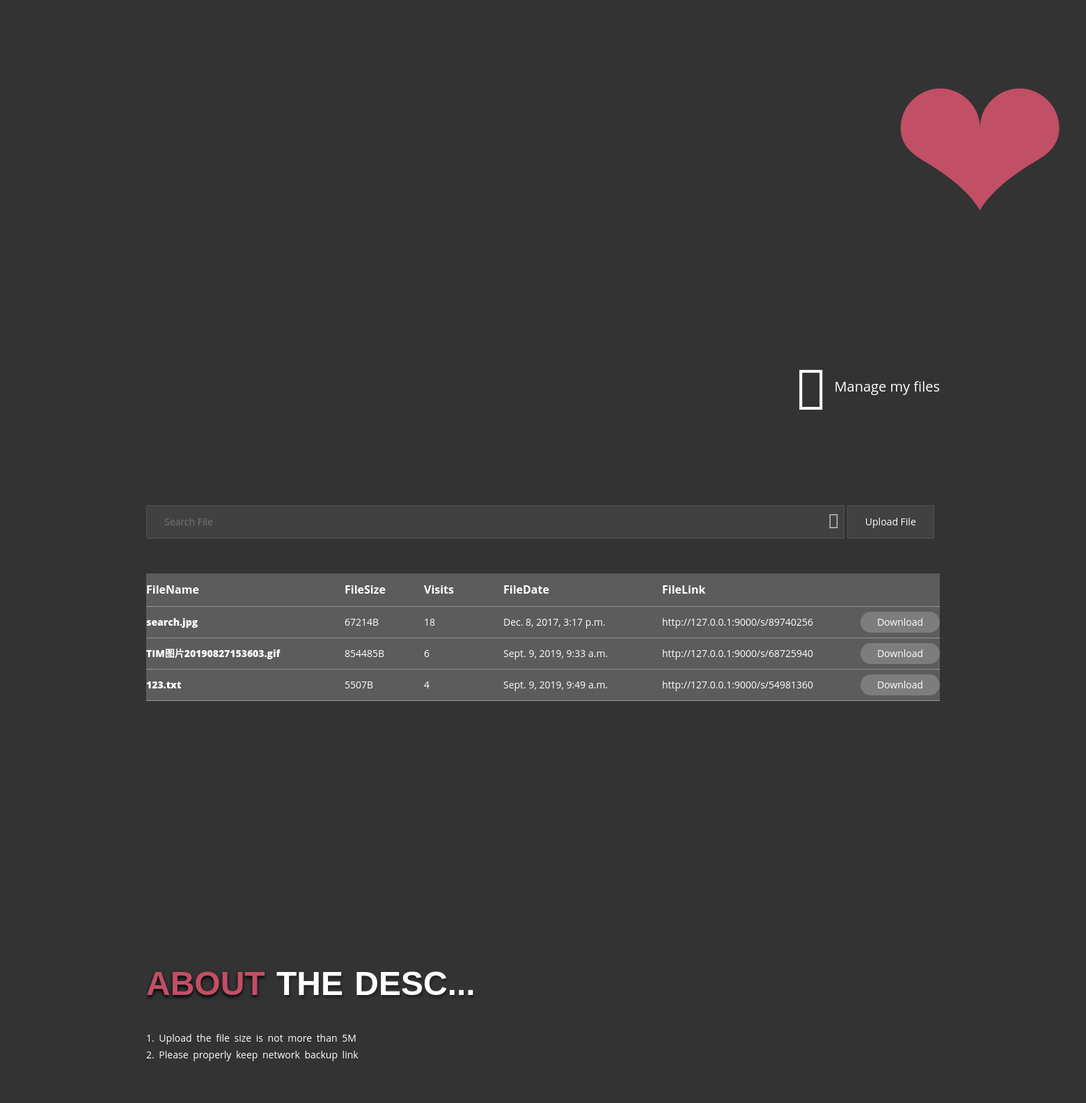
/my/, run on the app's committed database.
### Share/models.py (models this page shows, shortened)
class Upload(models.Model):
    DownloadDocount = models.IntegerField(verbose_name=u"下载次数",default=0)
    code = models.CharField(max_length=8,verbose_name=u"code")
    Datatime = models.DateTimeField(default=datetime.now)
    path = models.CharField(max_length=32,verbose_name=u"下载路径")
    name = models.CharField(max_length=32,verbose_name=u"文件名",default="")
    Filesize = models.CharField(max_length=10,verbose_name=u"文件大小")
    PCIP = models.CharField(max_length=32,verbose_name=u"IP地址",default="")
    class Meta():
        verbose_name="download"
        verbose_name_plural = verbose_name
        db_table = "download"

### Share/views.py (the view)
# urls.py: url(r'^my/$',MyView.as_view(),name="MY")                        # 这里我们添加 MyView,并起名为 MY
class MyView(View):                         # 定义一个MyView用于完成用户管理功能
    def get(self,request):
        IP = request.META['REMOTE_ADDR']    # 获取用户的IP
        u = Upload.objects.filter(PCIP=str(IP))                  # 查找数据
        for i in u :
            i.DownloadDocount +=1           # 访问量+1
            i.save()
        return render(request,'content.html',{"content":u})      # 返回数据给前端

### templates/content.html
{% extends "base.html" %}
{% block content %}
    {% for i in content %}
                    <div class="file-content">
                    <div class="file-name" style="width:25%;">{{ i.name }}</div>
                    <div class="file-size" style="width:10%;">{{ i.Filesize }}B</div>
					<div class="file-date" style="width:10%;">{{ i.DownloadDocount }}</div>
                    <div class="file-date" style="width:20%;">{{ i.Datatime }}</div>
                    <div class="file-link" style="width:35%; padding-right: 80px; text-overflow: ellipsis; overflow: hidden;">
                        <span>
                            http://127.0.0.1:9000/s/{{ i.code}}
                        </span>
                    </div>
                    <a href="/{{ i.path }}" style="color:#FFF;"><button>Download</button></a>
                </div>
    {% endfor %}
{% endblock %}

### templates/base.html (shortened to what this page needs)
<!doctype html>
<html>
    <head>
        <link rel="stylesheet" href="/static/css/bootstrap.min.css" />
        <link rel="stylesheet" href="/static/css/animate.min.css" />
        <link rel="stylesheet" href="/static/css/vegas.min.css" />
        <link rel="stylesheet" href="/static/css/style.css" />
        <link rel="stylesheet" href="/static/css/style2.css" />
        <link rel="stylesheet" href="https://at.alicdn.com/t/font_xtmtjsdjlmc84cxr.css">
        <link rel="stylesheet" href="https://at.alicdn.com/t/font_k8psy17rqdoyldi.css">
</head>
<body>
    <span id="h-animate" class="wow zoomInLeft" data-wow-delay="2s">&#10084;</span>
<header>
    <div class="container">
        <div class="row">
            <div class="col-sm-6">
            </div>
            <div class="col-sm-6">
                <div class="logo-desc wow bounceInRight" data-wow-delay="0.4s">
                 <a href="{% url "MY" %}"> <span class="logo-desc-text" href="/"><i class="iconfont">&#xe619;</i>Manage my files</span></a>
</div>
            </div>
        </div>
    </div>
</header>
<section id="content">
    <div class="container">
        <div class="col-sj-12">
            <div class="up-container wow bounceIn" data-wow-delay="0.9s">
                <form id="search" action="{% url "search" %}" method="get">
                    <div class="input-box">
                        <input id="files-info" name="kw" type="text" onkeydown="if(event.keyCode==13){return false;}" autocomplete="off" placeholder="Search File" />
                        <span class="iconfont search-text-icon">&#xe714;</span>
                    </div>
                </form>
                <form id="form" action="/" method="post" runat="server" enctype="multipart/form-data">
                    <input id="bt" type="button" value="Upload File" />
                </form>
            </div>
            <div class="show-file bounceIn">
                <div class="file-title">
                    <div class="file-name1" style="width:25%;">FileName</div>
                    <div class="file-size" style="width:10%;">FileSize</div>
                    <div class="file-size" style="width:10%;">Visits</div>
                    <div class="file-date" style="width:20%;">FileDate</div>
                    <div class="file-link" style="width:35%;">FileLink</div>
                </div>
                {% block content %}
                {% endblock %}
            </div>
        </div>
    </div>
</section>
<section>
    <div class="container">
        <div class="row">
            <div class="col-md-12 col-xs-12">
            </div>
        </div>
    </div>
</section>
<section>
    <div class="container">
        <div class="row">
            <div class="col-xs-12">
                <h1 class="wow fadeInUp" data-wow-delay="0.4s"><span>About</span> The Desc...</h1>
                <p class="about-text wow slideInLeft">1. Upload the file size is not more than 5M</p>
                <p class="about-text wow slideInLeft">2. Please properly keep network backup link</p>
            </div>
        </div>
    </div>
</section>
</body>
</html>

### static/css/style.css (style rules this page uses)
@media (min-width: 768px) { .container { width: 750px; } }
@media (min-width: 992px) { .container { width: 970px; } }
@media (min-width: 992px) { input[type='text'] { width: 80%; } }
@media (min-width: 992px) { div.col-xs-12 .about-text { text-align: left; } }
@media (min-width: 1200px) { .container { width: 1170px; } }
@media (min-width: 1200px) { input[type='text'] { width: 88%; } }
* { margin:0;padding:0;font-size: 100%;border: 0;vertical-align: baseline;outline: 0; }
p { margin: 0; padding: 0; }
a { text-decoration: none; }
html { height: 100% !important; }
body { position: relative; font-size: 14px; color: #FFF; background-color: #333; height: 100%; }
header { padding: 60px 0 40px 0; }
section { padding: 40px 0; position: relative; }
body { font-family: "Open Sans", Helvetica, Arial, sans-serif; }
h1, h2, h3, h4, h5, h6 { font-family: 'Oswald', Helvetica, Arial, sans-serif; font-weight: 700; text-transform: uppercase; text-shadow: 2px 4px 3px rgba(0,0,0,0.3); }
h1 { font-size: 48px; overflow: hidden; }
p { font: 14px/1.7em "Open Sans"; word-spacing: 3px; }
.iconfont { padding-right: 10px; vertical-align: middle; font-size: 80px !important; line-height: 77px; }
.logo-desc a { color: white; text-decoration: none; }
.logo-desc { padding-top: 12px; overflow: hidden; float: right; }
.logo-desc-text { font-size: 20px; text-overflow: ellipsis; overflow: hidden; }
#content { margin: 50px 0 0 0; }
input { background: rgba(255,255,255,0.07); color: #FFF;font-size: 14px; border: 1px solid rgba(255,255,255,0.1) !important; border-left: 1px solid rgba(255,255,255,0.1) !important; padding: 13px 25px; width: 80%; height: auto; text-overflow: ellipsis; -webkit-border-radius: 2px; -moz-border-radius: 2px; border-radius: 2px; }
input[type='button'] { width: auto; font-size: 14px; font-style: normal; margin-bottom: 50px; }
.show-file { background: rgba(255,255,255,.2); }
.file-title,.file-content { overflow: hidden; border-bottom: 1px solid rgba(229,229,229,0.4); }
.file-title div { font-weight: bold; font-size: 16px; }
.file-title div,.file-content div { float: left; width: 15%; padding: 12px 0px; text-overflow: ellipsis; overflow: hidden; white-space: nowrap; padding-right: 10px; }
.file-content { position: relative; }
.file-content button { width: 10%; min-width: 46px; background: rgba(255,255,255,0.2); padding: 5px 0px; border-radius: 32px; position: absolute; right: 0; top: 50%; margin-top: -15px; text-align: center; }
button { outline: 0; }
.file-name { font-weight: 900; }
form { display: inline; }
div.col-xs-12 h1 { text-overflow: ellipsis; word-spacing: 3px; margin-bottom: 40px; text-align: left !important; }
div.col-xs-12 h1 span { color: rgba(193,79,102,1); text-shadow: 0px 3px 5px #000; }
div.col-xs-12 { text-align: center; }
div.col-xs-12 .about-text:last-child { margin-bottom: 30px; }
.col-md-12.col-xs-12 { padding: 100px 0; }
div.col-md-12 { color: #C14F66; width: 100%; display: flex; align-items: center; justify-content: center; }
.input-box { display: inline; position: relative; }
.input-box .search-text-icon { color: #c5c5c5; font-size: 28px !important; position: absolute; padding: 0; right: 11px; top: 0; line-height: .6em; cursor: pointer; }
#h-animate { color: rgb(193,79,102); opacity: 0.6; font-family: 'Monofett', cursive; font-size: 20vmin; position: relative; text-align: center; -webkit-transition: .7s; -o-transition: .7s; transition: .7s; padding: 0px; left: 50%; width: 80%; display: inline-block; word-break: break-word; z-index: 1; }

### data on the page
Upload: name "search.jpg", Filesize "67214", DownloadDocount "18", Datatime "Dec. 8, 2017, 3:17 p.m.", code "89740256"
Upload: name "TIM图片20190827153603.gif", Filesize "854485", DownloadDocount "6", Datatime "Sept. 9, 2019, 9:33 a.m.", code "68725940"
Upload: name "123.txt", Filesize "5507", DownloadDocount "4", Datatime "Sept. 9, 2019, 9:49 a.m.", code "54981360"
